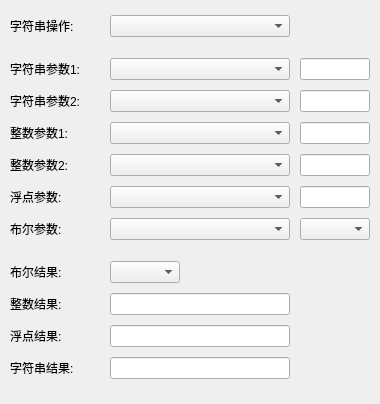
<?xml version="1.0" encoding="UTF-8"?>
<ui version="4.0">
 <class>BaseDataStringProcessWdg</class>
 <widget class="QWidget" name="BaseDataStringProcessWdg">
  <property name="geometry">
   <rect>
    <x>0</x>
    <y>0</y>
    <width>380</width>
    <height>404</height>
   </rect>
  </property>
  <property name="minimumSize">
   <size>
    <width>380</width>
    <height>400</height>
   </size>
  </property>
  <property name="maximumSize">
   <size>
    <width>400</width>
    <height>404</height>
   </size>
  </property>
  <property name="windowTitle">
   <string>Form</string>
  </property>
  <layout class="QVBoxLayout" name="verticalLayout">
   <property name="spacing">
    <number>0</number>
   </property>
   <property name="leftMargin">
    <number>10</number>
   </property>
   <property name="topMargin">
    <number>5</number>
   </property>
   <property name="rightMargin">
    <number>10</number>
   </property>
   <property name="bottomMargin">
    <number>5</number>
   </property>
   <item>
    <layout class="QHBoxLayout" name="hLayoutProcessType">
     <property name="spacing">
      <number>20</number>
     </property>
     <item>
      <widget class="XMatLabel" name="lbProcessType">
       <property name="minimumSize">
        <size>
         <width>80</width>
         <height>16</height>
        </size>
       </property>
       <property name="maximumSize">
        <size>
         <width>100</width>
         <height>16777215</height>
        </size>
       </property>
       <property name="text">
        <string>字符串操作:</string>
       </property>
      </widget>
     </item>
     <item>
      <widget class="XMatComboBox" name="cmbProcessType">
       <property name="minimumSize">
        <size>
         <width>180</width>
         <height>0</height>
        </size>
       </property>
       <property name="maximumSize">
        <size>
         <width>180</width>
         <height>16777215</height>
        </size>
       </property>
      </widget>
     </item>
     <item>
      <spacer name="hSpacerProcessType">
       <property name="orientation">
        <enum>Qt::Horizontal</enum>
       </property>
       <property name="sizeHint" stdset="0">
        <size>
         <width>40</width>
         <height>20</height>
        </size>
       </property>
      </spacer>
     </item>
    </layout>
   </item>
   <item>
    <widget class="XMatHLine" name="xMatHLine1">
     <property name="minimumSize">
      <size>
       <width>0</width>
       <height>1</height>
      </size>
     </property>
     <property name="maximumSize">
      <size>
       <width>16777215</width>
       <height>1</height>
      </size>
     </property>
    </widget>
   </item>
   <item>
    <layout class="QHBoxLayout" name="hLayoutS1">
     <property name="spacing">
      <number>10</number>
     </property>
     <item>
      <widget class="XMatLabel" name="lbS1">
       <property name="minimumSize">
        <size>
         <width>80</width>
         <height>16</height>
        </size>
       </property>
       <property name="maximumSize">
        <size>
         <width>100</width>
         <height>16777215</height>
        </size>
       </property>
       <property name="text">
        <string>字符串参数1:</string>
       </property>
      </widget>
     </item>
     <item>
      <widget class="XMatComboBox" name="cmbS1">
       <property name="minimumSize">
        <size>
         <width>180</width>
         <height>0</height>
        </size>
       </property>
       <property name="maximumSize">
        <size>
         <width>180</width>
         <height>16777215</height>
        </size>
       </property>
      </widget>
     </item>
     <item>
      <widget class="XMatLineEdit" name="letS1">
       <property name="minimumSize">
        <size>
         <width>70</width>
         <height>0</height>
        </size>
       </property>
       <property name="maximumSize">
        <size>
         <width>70</width>
         <height>16777215</height>
        </size>
       </property>
      </widget>
     </item>
    </layout>
   </item>
   <item>
    <layout class="QHBoxLayout" name="hLayoutS2">
     <property name="spacing">
      <number>10</number>
     </property>
     <item>
      <widget class="XMatLabel" name="lbS2">
       <property name="minimumSize">
        <size>
         <width>80</width>
         <height>16</height>
        </size>
       </property>
       <property name="maximumSize">
        <size>
         <width>100</width>
         <height>16777215</height>
        </size>
       </property>
       <property name="text">
        <string>字符串参数2:</string>
       </property>
      </widget>
     </item>
     <item>
      <widget class="XMatComboBox" name="cmbS2">
       <property name="minimumSize">
        <size>
         <width>180</width>
         <height>0</height>
        </size>
       </property>
       <property name="maximumSize">
        <size>
         <width>180</width>
         <height>16777215</height>
        </size>
       </property>
      </widget>
     </item>
     <item>
      <widget class="XMatLineEdit" name="letS2">
       <property name="minimumSize">
        <size>
         <width>70</width>
         <height>0</height>
        </size>
       </property>
       <property name="maximumSize">
        <size>
         <width>70</width>
         <height>16777215</height>
        </size>
       </property>
      </widget>
     </item>
    </layout>
   </item>
   <item>
    <layout class="QHBoxLayout" name="hLayoutI1">
     <property name="spacing">
      <number>10</number>
     </property>
     <item>
      <widget class="XMatLabel" name="lbI1">
       <property name="minimumSize">
        <size>
         <width>80</width>
         <height>16</height>
        </size>
       </property>
       <property name="maximumSize">
        <size>
         <width>100</width>
         <height>16777215</height>
        </size>
       </property>
       <property name="text">
        <string>整数参数1:</string>
       </property>
      </widget>
     </item>
     <item>
      <widget class="XMatComboBox" name="cmbI1">
       <property name="minimumSize">
        <size>
         <width>180</width>
         <height>0</height>
        </size>
       </property>
       <property name="maximumSize">
        <size>
         <width>180</width>
         <height>16777215</height>
        </size>
       </property>
      </widget>
     </item>
     <item>
      <widget class="XMatLineEdit" name="letI1">
       <property name="minimumSize">
        <size>
         <width>70</width>
         <height>0</height>
        </size>
       </property>
       <property name="maximumSize">
        <size>
         <width>70</width>
         <height>16777215</height>
        </size>
       </property>
      </widget>
     </item>
    </layout>
   </item>
   <item>
    <layout class="QHBoxLayout" name="hLayoutI2">
     <property name="spacing">
      <number>10</number>
     </property>
     <item>
      <widget class="XMatLabel" name="lbI2">
       <property name="minimumSize">
        <size>
         <width>80</width>
         <height>16</height>
        </size>
       </property>
       <property name="maximumSize">
        <size>
         <width>100</width>
         <height>16777215</height>
        </size>
       </property>
       <property name="text">
        <string>整数参数2:</string>
       </property>
      </widget>
     </item>
     <item>
      <widget class="XMatComboBox" name="cmbI2">
       <property name="minimumSize">
        <size>
         <width>180</width>
         <height>0</height>
        </size>
       </property>
       <property name="maximumSize">
        <size>
         <width>180</width>
         <height>16777215</height>
        </size>
       </property>
      </widget>
     </item>
     <item>
      <widget class="XMatLineEdit" name="letI2">
       <property name="minimumSize">
        <size>
         <width>70</width>
         <height>0</height>
        </size>
       </property>
       <property name="maximumSize">
        <size>
         <width>70</width>
         <height>16777215</height>
        </size>
       </property>
      </widget>
     </item>
    </layout>
   </item>
   <item>
    <layout class="QHBoxLayout" name="hLayoutR">
     <property name="spacing">
      <number>10</number>
     </property>
     <item>
      <widget class="XMatLabel" name="lbR">
       <property name="minimumSize">
        <size>
         <width>80</width>
         <height>16</height>
        </size>
       </property>
       <property name="maximumSize">
        <size>
         <width>100</width>
         <height>16777215</height>
        </size>
       </property>
       <property name="text">
        <string>浮点参数:</string>
       </property>
      </widget>
     </item>
     <item>
      <widget class="XMatComboBox" name="cmbR">
       <property name="minimumSize">
        <size>
         <width>180</width>
         <height>0</height>
        </size>
       </property>
       <property name="maximumSize">
        <size>
         <width>180</width>
         <height>16777215</height>
        </size>
       </property>
      </widget>
     </item>
     <item>
      <widget class="XMatLineEdit" name="letR">
       <property name="minimumSize">
        <size>
         <width>70</width>
         <height>0</height>
        </size>
       </property>
       <property name="maximumSize">
        <size>
         <width>70</width>
         <height>16777215</height>
        </size>
       </property>
      </widget>
     </item>
    </layout>
   </item>
   <item>
    <layout class="QHBoxLayout" name="hLayoutB">
     <property name="spacing">
      <number>10</number>
     </property>
     <item>
      <widget class="XMatLabel" name="lbB">
       <property name="minimumSize">
        <size>
         <width>80</width>
         <height>16</height>
        </size>
       </property>
       <property name="maximumSize">
        <size>
         <width>100</width>
         <height>16777215</height>
        </size>
       </property>
       <property name="text">
        <string>布尔参数:</string>
       </property>
      </widget>
     </item>
     <item>
      <widget class="XMatComboBox" name="cmbB">
       <property name="minimumSize">
        <size>
         <width>180</width>
         <height>0</height>
        </size>
       </property>
       <property name="maximumSize">
        <size>
         <width>180</width>
         <height>16777215</height>
        </size>
       </property>
      </widget>
     </item>
     <item>
      <widget class="XMatComboBox" name="cmbBVal">
       <property name="minimumSize">
        <size>
         <width>70</width>
         <height>0</height>
        </size>
       </property>
       <property name="maximumSize">
        <size>
         <width>70</width>
         <height>16777215</height>
        </size>
       </property>
      </widget>
     </item>
    </layout>
   </item>
   <item>
    <widget class="XMatHLine" name="xMatHLine2">
     <property name="minimumSize">
      <size>
       <width>0</width>
       <height>1</height>
      </size>
     </property>
     <property name="maximumSize">
      <size>
       <width>16777215</width>
       <height>1</height>
      </size>
     </property>
    </widget>
   </item>
   <item>
    <layout class="QHBoxLayout" name="hLayoutRetB">
     <property name="spacing">
      <number>20</number>
     </property>
     <item>
      <widget class="XMatLabel" name="lbRetB">
       <property name="minimumSize">
        <size>
         <width>80</width>
         <height>16</height>
        </size>
       </property>
       <property name="maximumSize">
        <size>
         <width>100</width>
         <height>16777215</height>
        </size>
       </property>
       <property name="text">
        <string>布尔结果:</string>
       </property>
      </widget>
     </item>
     <item>
      <widget class="XMatComboBox" name="cmbRetB">
       <property name="minimumSize">
        <size>
         <width>70</width>
         <height>0</height>
        </size>
       </property>
       <property name="maximumSize">
        <size>
         <width>70</width>
         <height>16777215</height>
        </size>
       </property>
      </widget>
     </item>
     <item>
      <spacer name="hSpacerRetB">
       <property name="orientation">
        <enum>Qt::Horizontal</enum>
       </property>
       <property name="sizeHint" stdset="0">
        <size>
         <width>40</width>
         <height>20</height>
        </size>
       </property>
      </spacer>
     </item>
    </layout>
   </item>
   <item>
    <layout class="QHBoxLayout" name="hLayoutRetI">
     <property name="spacing">
      <number>20</number>
     </property>
     <item>
      <widget class="XMatLabel" name="lbRetI">
       <property name="minimumSize">
        <size>
         <width>80</width>
         <height>16</height>
        </size>
       </property>
       <property name="maximumSize">
        <size>
         <width>100</width>
         <height>16777215</height>
        </size>
       </property>
       <property name="text">
        <string>整数结果:</string>
       </property>
      </widget>
     </item>
     <item>
      <widget class="XMatLineEdit" name="letRetI">
       <property name="minimumSize">
        <size>
         <width>180</width>
         <height>0</height>
        </size>
       </property>
       <property name="maximumSize">
        <size>
         <width>180</width>
         <height>16777215</height>
        </size>
       </property>
      </widget>
     </item>
     <item>
      <spacer name="hSpacerRetI">
       <property name="orientation">
        <enum>Qt::Horizontal</enum>
       </property>
       <property name="sizeHint" stdset="0">
        <size>
         <width>40</width>
         <height>20</height>
        </size>
       </property>
      </spacer>
     </item>
    </layout>
   </item>
   <item>
    <layout class="QHBoxLayout" name="hLayoutRetR">
     <property name="spacing">
      <number>20</number>
     </property>
     <item>
      <widget class="XMatLabel" name="lbRetR">
       <property name="minimumSize">
        <size>
         <width>80</width>
         <height>16</height>
        </size>
       </property>
       <property name="maximumSize">
        <size>
         <width>100</width>
         <height>16777215</height>
        </size>
       </property>
       <property name="text">
        <string>浮点结果:</string>
       </property>
      </widget>
     </item>
     <item>
      <widget class="XMatLineEdit" name="letRetR">
       <property name="minimumSize">
        <size>
         <width>180</width>
         <height>0</height>
        </size>
       </property>
       <property name="maximumSize">
        <size>
         <width>180</width>
         <height>16777215</height>
        </size>
       </property>
      </widget>
     </item>
     <item>
      <spacer name="hSpacerRetR">
       <property name="orientation">
        <enum>Qt::Horizontal</enum>
       </property>
       <property name="sizeHint" stdset="0">
        <size>
         <width>40</width>
         <height>20</height>
        </size>
       </property>
      </spacer>
     </item>
    </layout>
   </item>
   <item>
    <layout class="QHBoxLayout" name="hLayoutRetS">
     <property name="spacing">
      <number>20</number>
     </property>
     <item>
      <widget class="XMatLabel" name="lbRetS">
       <property name="minimumSize">
        <size>
         <width>80</width>
         <height>16</height>
        </size>
       </property>
       <property name="maximumSize">
        <size>
         <width>100</width>
         <height>16777215</height>
        </size>
       </property>
       <property name="text">
        <string>字符串结果:</string>
       </property>
      </widget>
     </item>
     <item>
      <widget class="XMatLineEdit" name="letRetS">
       <property name="minimumSize">
        <size>
         <width>180</width>
         <height>0</height>
        </size>
       </property>
       <property name="maximumSize">
        <size>
         <width>180</width>
         <height>16777215</height>
        </size>
       </property>
      </widget>
     </item>
     <item>
      <spacer name="hSpacerRetS">
       <property name="orientation">
        <enum>Qt::Horizontal</enum>
       </property>
       <property name="sizeHint" stdset="0">
        <size>
         <width>40</width>
         <height>20</height>
        </size>
       </property>
      </spacer>
     </item>
    </layout>
   </item>
  </layout>
 </widget>
 <customwidgets>
  <customwidget>
   <class>XMatLineEdit</class>
   <extends>QLineEdit</extends>
   <header>XMatLineEdit.h</header>
  </customwidget>
  <customwidget>
   <class>XMatComboBox</class>
   <extends>QComboBox</extends>
   <header>XMatComboBox.h</header>
  </customwidget>
  <customwidget>
   <class>XMatLabel</class>
   <extends>QLabel</extends>
   <header>XMatLabel.h</header>
  </customwidget>
  <customwidget>
   <class>XMatHLine</class>
   <extends>QWidget</extends>
   <header>XMatHLine.h</header>
  </customwidget>
 </customwidgets>
 <resources/>
 <connections/>
</ui>
